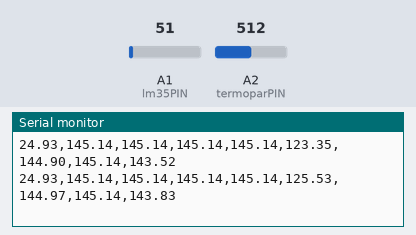
A sketch run on a simulated Arduino Uno, built with avr-gcc and run on an emulated ATmega328P. Parts: the last lines printed to the serial monitor. Inputs (shaded band) come from the test bench; at power-on: A1 (lm35PIN) = 51, A2 (termoparPIN) = 512.

Above: at 1.2 s.
1.3 s: A1 (lm35PIN) set to 23
At 1.36 s:
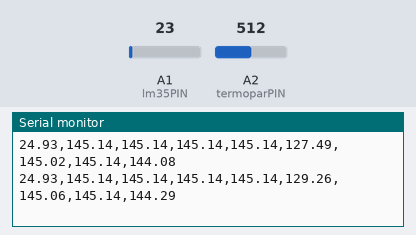
2.8 s: A1 (lm35PIN) set to 18
At 2.8 s:
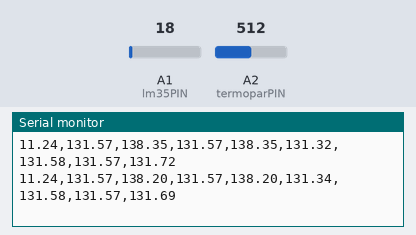
Timing chart, 0 to 5.8 s (numbered marks = the images above; inputs shaded):
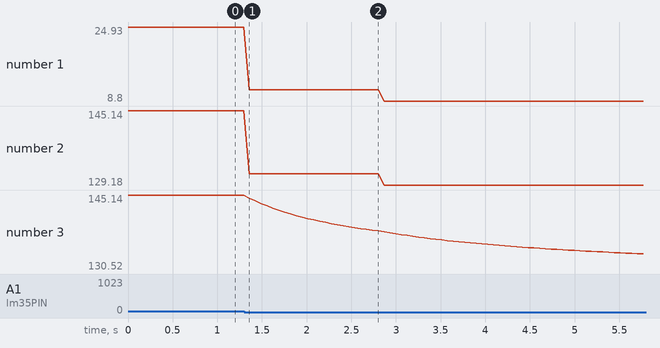

Measured:
- plotted number 1: 24.93 → 11.24 after the input at 1.3 s
- plotted number 2: 145.14 → 131.57 after the input at 1.3 s
- plotted number 3: 145.14 → 138.2 after the input at 1.3 s

The sketch:

projetoArduino.ino
```cpp
#define QUANT_DADOS 101 // maior ou igual a 'N + 1'. Onde 'N' é maior 'n' da fórmula da média móvel símples utilizado. No caso, mediaMovelSimples_100 utiliza n = 100.
#define termoparPIN A2
#define lm35PIN A1

double calculaTemperatura(double termopar, double lm35);
double calculaMedia(double valor, double media, int posicao);
double calculaMediaMovelSimples(double valor, double media, int tamanho, int leitura);
double calculaMediaMovelPonderada(double valor, double media, double alpha);
void filtroKalman(double* x, double A, double H, double Q, double R, double* P, double z);
void comunicacaoSerial();

/* Variáveis Globais (utilizadas em loop()) */
  int leitura = 0;

  double termopar;
  double lm35;
  double temperatura;

  double media = 0;
  double mediaMovelPonderada_09 = 0;
  double mediaMovelPonderada_07 = 0;
  double mediaMovelPonderada_05 = 0;

  double mediaMovelSimples_20 = 0;         // Dados do último segundo. (usa-se delay(50))
  double mediaMovelSimples_100 = 0;        // Dados dos últimos 5 segundos.
  double vetor_medicoes[QUANT_DADOS];

  double mediaKalman = 25;
  double incertezaKalman =  1;

/** Inicialização do Arduíno **/
void setup() {
  Serial.begin(9600);                                       // Abre comunicação do Arduíno com PC. 9600bps
}

/** Loop Infinito (main) **/
void loop() {
  termopar = (double) analogRead(termoparPIN);              // Lê valor do potenciômetro
  lm35 = (double) analogRead(lm35PIN);                      // Lê valor do lm35

  termopar = termopar*5/1023;                               // Converte para volts
  lm35 = lm35*5/1023;                                       // Converte para volts

  /*Serial.print(lm35);
  Serial.print(",");
  Serial.println(termopar);*/

  temperatura = calculaTemperatura(termopar, lm35);

  leitura++;

  media = calculaMedia(temperatura, media, leitura);
  mediaMovelSimples_20 = calculaMediaMovelSimples(temperatura, mediaMovelSimples_20, 20, leitura);
  mediaMovelSimples_100 = calculaMediaMovelSimples(temperatura, mediaMovelSimples_100, 100, leitura);
  mediaMovelPonderada_09 = calculaMediaMovelPonderada(temperatura, mediaMovelPonderada_09, 0.9);
  mediaMovelPonderada_07 = calculaMediaMovelPonderada(temperatura, mediaMovelPonderada_07, 0.7);
  mediaMovelPonderada_05 = calculaMediaMovelPonderada(temperatura, mediaMovelPonderada_05, 0.5);
  filtroKalman(&mediaKalman, 1, 1, 0.1, 2.2, &incertezaKalman, temperatura);

  comunicacaoSerial();
}

/** Calcula Temperatura **/
double calculaTemperatura(double termopar, double lm35){
   lm35 = lm35 * 100;   // Conversão de volts para ºC
   double lm35_2 = lm35 * lm35;
   double lm35_3 = lm35_2 * lm35;
   double lm35_4 = lm35_3 * lm35;

   // Polinomio gerado pela interpolação da tebela disponível em: http://sensorestemperatura.com.br/Fotos_pdf/TABELA%20K%201.pdf
   double tensao_fria = 0.001455643972886 + 0.039088035432556 * lm35 + 0.000038064028883 * lm35_2 - 0.000000240144827 * lm35_3 + 0.000000000449283 * lm35_4;

   double tensao_quente = 1000 * termopar/506 + tensao_fria; // unidade em milivolts
   double tensao_quente_2 = tensao_quente * tensao_quente;
   double tensao_quente_3 = tensao_quente_2 * tensao_quente;
   double tensao_quente_4 = tensao_quente_3 * tensao_quente;
   double tensao_quente_5 = tensao_quente_4 * tensao_quente;

   return -0.037834437781076 + 25.552551420040750 * tensao_quente - 0.570291877969017 * tensao_quente_2 + 0.088906098929135 * tensao_quente_3
          - 0.004173887396488 * tensao_quente_4 + 0.000006005013885 * tensao_quente_5;
}

/** Calcula a média **/
double calculaMedia(double valor, double media, int posicao){
  return (posicao-1)*media/posicao + valor/posicao;
}

/** Calcula a média móvel **/
double calculaMediaMovelSimples(double valor, double media, int tamanho, int leitura){
  vetor_medicoes[(leitura-1) % QUANT_DADOS] = valor;
  if(leitura > tamanho){
    return media + (valor-vetor_medicoes[(leitura-1-tamanho) % QUANT_DADOS])/tamanho;
  }else{
    return calculaMedia(valor, media, leitura);
  }
}

/** Calcula a média móvel ponderada **/
double calculaMediaMovelPonderada(double valor, double media, double alpha){
  return alpha*media + (1-alpha)*valor;
}

void filtroKalman(double* x, double A, double H, double Q, double R, double* P, double z){
  double K;
  double xp;
  double Pp;

  //etapa de predicao
  xp = A*(*x);
  Pp = A*(*P)*A + Q;

  //etapa de correcao
  K = Pp*H/(H*Pp*H + R);
  (*x) = xp + K*(z - H*xp);
  (*P) = Pp - K*H*Pp;
}

/** Envia valores pela porta serial **/
void comunicacaoSerial(){
  Serial.print(lm35*100);
  Serial.print(",");
  Serial.print(temperatura);
  Serial.print(",");
  Serial.print(media);
  Serial.print(",");
  Serial.print(mediaMovelSimples_20);
  Serial.print(",");
  Serial.print(mediaMovelSimples_100);
  Serial.print(",");
  Serial.print(mediaMovelPonderada_09);
  Serial.print(",");
  Serial.print(mediaMovelPonderada_07);
  Serial.print(",");
  Serial.print(mediaMovelPonderada_05);
  Serial.print(",");
  Serial.println(mediaKalman);


  delay(50);
}

void pausa();
void reseta();

void serialEvent(){
  String valor = Serial.readStringUntil('\n');
  if(valor == "PAUSE"){
    pausa();
  }else if(valor == "PAUSE_RESET"){
    reseta();
    pausa();
  }
}

void pausa(){
  String valor = "";
  while(valor != "START"){
    delay(50);
    valor = Serial.readStringUntil('\n');
    if(valor == "PAUSE_RESET"){
      reseta();
    }
  }
}

void reseta(){
  leitura = 0;
  media = 0;
  mediaMovelSimples_20 = 0;
  mediaMovelSimples_100 = 0;
  mediaMovelPonderada_09 = 0;
  mediaMovelPonderada_07 = 0;
  mediaMovelPonderada_05 = 0;
  mediaKalman = 25;
  incertezaKalman = 1;
}
```
